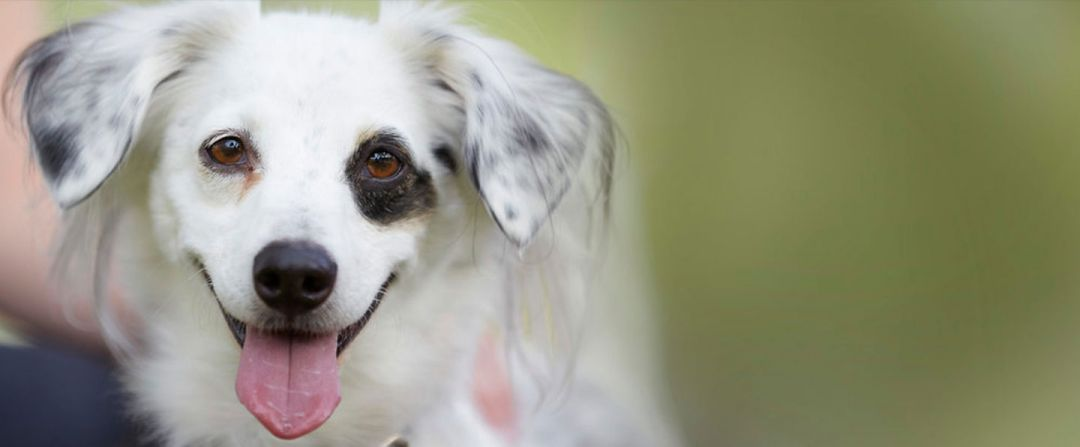
#> input picture hello.jpg, 1080 x 447 px
$ python imageops.py hello.jpg
#> lines starting #> are read from the running program, lines starting #| are printed output that depends on the picture
#!/usr/bin/python3
import  sys
import   cv2

###   version
print(cv2.__version__)
#  image  name as  first  argu
data=sys.argv[1]

###   image read
img=cv2.imread(data,1)     #  loading  image  in  a  colored  format  --original image
#> img is the input picture: shape (447, 1080, 3); mean B, G, R 129.7, 150.1, 150.2
img1=cv2.imread(data,0)     #  loading  image  in  gray scale  --BW
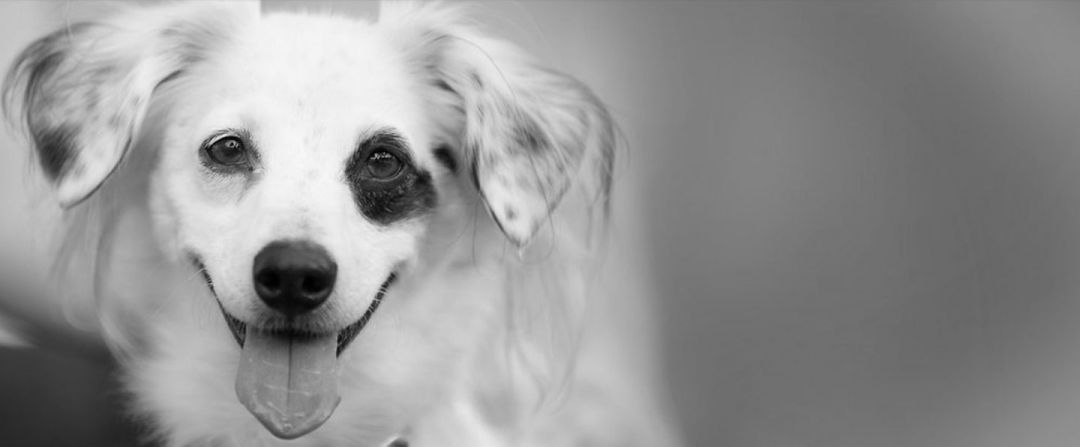
#> img1: shape (447, 1080); min 0, max 248, mean 147.8
print(img)
#> (printed output is left out)
#  shape
print(img.shape)
#| (447, 1080, 3)
#   height , width ,  color channel
#   to show  the image
cv2.imshow('windowname',img)
cv2.imshow('windowname1',img-50)
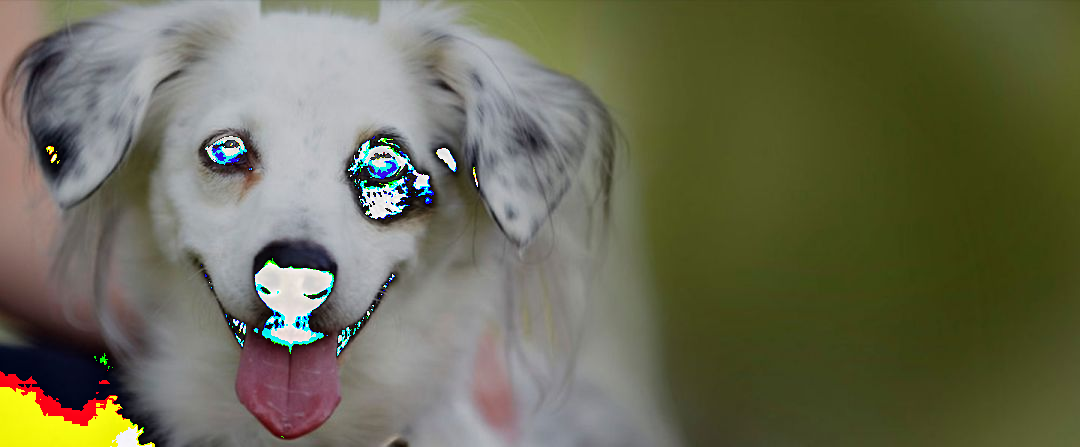
#> window 'windowname1': shape (447, 1080, 3); mean B, G, R 84.3, 107.2, 107
cv2.imshow('windowname2',img[0:200,0:600]+100)
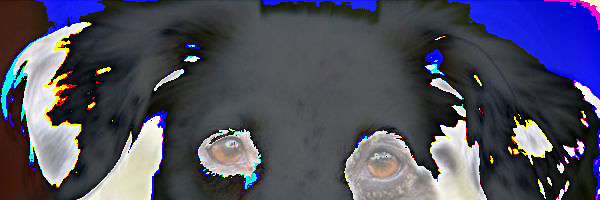
#> window 'windowname2': shape (200, 600, 3); mean B, G, R 94.7, 77.8, 77.8
cv2.imshow('windowname3',img/2)
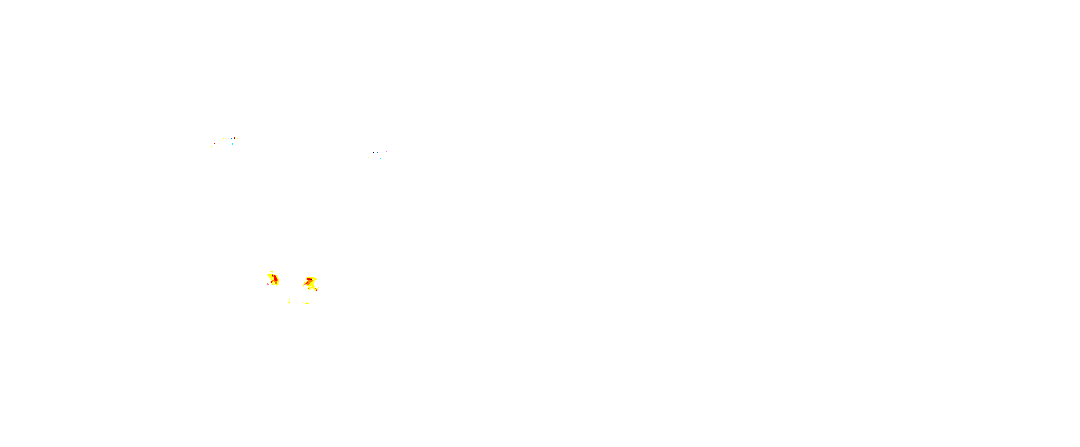
#> window 'windowname3': shape (447, 1080, 3); mean B, G, R 254.9, 255, 255
cv2.imshow('windowname4',img1)

#   saving  image
cv2.imwrite('newdog.jpg',img1)

cv2.waitKey(0)   #   holding  window  for infinite  time
